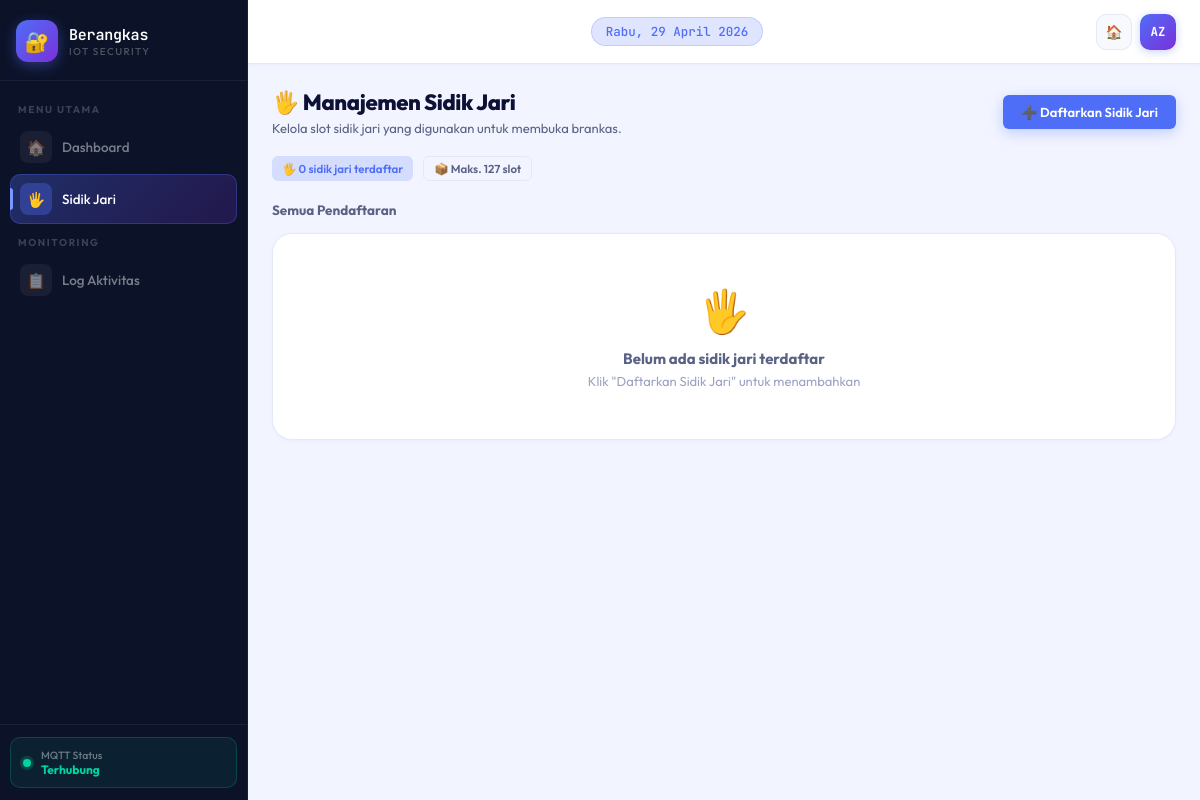
The app's page /sidik_jari, older data.
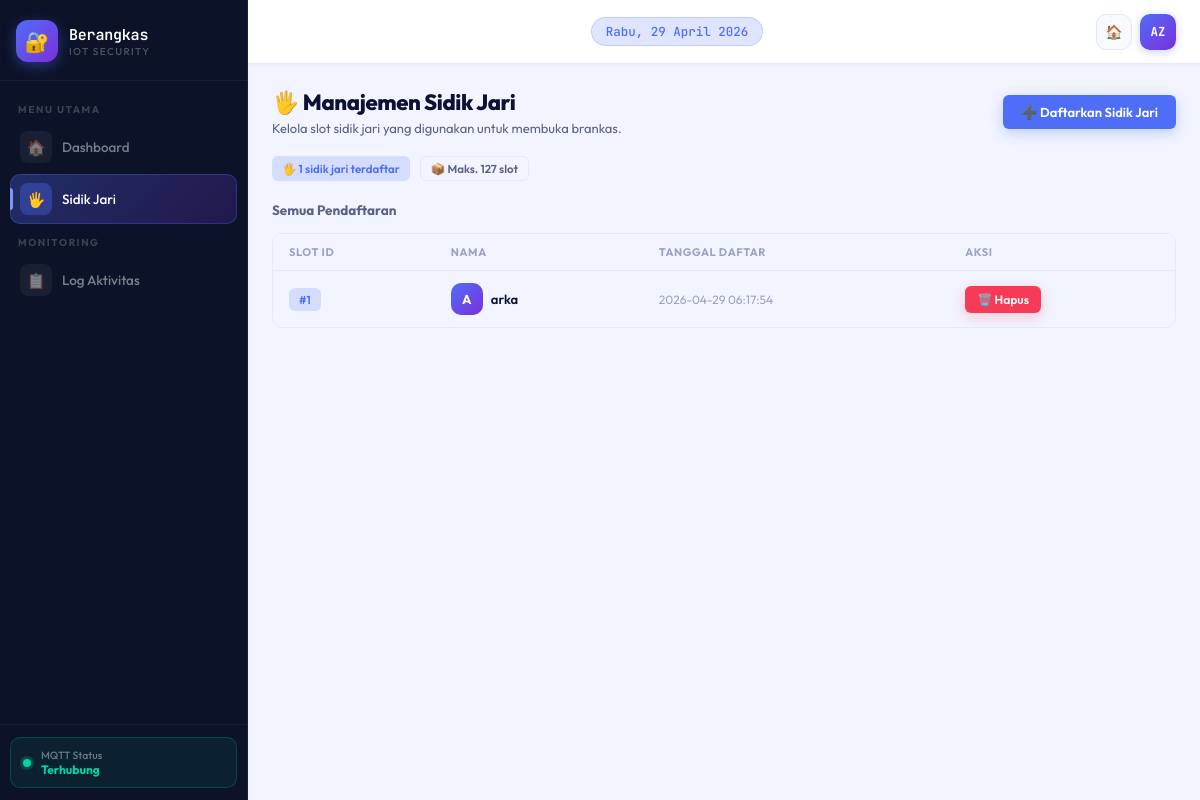
The same page, newer data.
### tables this page shows
CREATE TABLE sidik_jari (
            id INTEGER PRIMARY KEY AUTOINCREMENT,
            nama TEXT NOT NULL,
            finger_id INTEGER NOT NULL,
            created_at TIMESTAMP DEFAULT CURRENT_TIMESTAMP
        );

### app.py (the view)
@app.route("/sidik_jari")
def halaman_sidik_jari():
    db = get_db()
    data = db.execute("SELECT * FROM sidik_jari").fetchall()
    return render_template("sidik_jari.html", data=data)

### database.py (called while the page is built)
def get_db():
    conn = sqlite3.connect("brankas.db")
    conn.row_factory = sqlite3.Row
    return conn

### templates/sidik_jari.html (shortened to what this page needs)
<!doctype html>
<html lang="id">
  <head>
    <link
      rel="stylesheet"
      href="{{ url_for('static', filename='css/Dashboard.css') }}" />
  </head>
  <body>
    <aside class="sidebar">
      <div class="sidebar-brand">
        <a href="/" class="brand-logo">
          <div class="brand-icon">🔐</div>
          <div class="brand-text">
            <span class="brand-name">Berangkas</span>
            <span class="brand-sub">IoT Security</span>
          </div>
        </a>
      </div>
      <nav class="sidebar-nav">
        <span class="nav-label">Menu Utama</span>
        <a href="/" class="nav-item"
          ><span class="nav-icon">🏠</span> Dashboard</a
        >
        <a href="/sidik_jari" class="nav-item active"
          ><span class="nav-icon">🖐️</span> Sidik Jari</a
        >
        <span class="nav-label">Monitoring</span>
        <a href="/#log-section" class="nav-item"
          ><span class="nav-icon">📋</span> Log Aktivitas</a
        >
      </nav>
      <div class="sidebar-footer">
        <div class="sidebar-status">
          <div class="status-dot"></div>
          <div class="status-info">
            <div class="status-label">MQTT Status</div>
            <div class="status-value">Terhubung</div>
          </div>
        </div>
      </div>
    </aside>
    <main class="main">
      <header class="topbar">
        <div class="topbar-center">
          <div class="topbar-date" id="topbar-date"></div>
        </div>
        <div class="topbar-actions">
          <a href="/" class="topbar-btn">🏠</a>
          <div class="topbar-avatar">AZ</div>
        </div>
      </header>
      <div class="content">
        <div class="section-header">
          <div>
            <div class="page-title">🖐️ Manajemen Sidik Jari</div>
            <div class="page-sub">
              Kelola slot sidik jari yang digunakan untuk membuka brankas.
            </div>
          </div>
          <button class="btn btn-primary" onclick="openModal('tambah-modal')">
            ➕ Daftarkan Sidik Jari
          </button>
        </div>
        <div style="display: flex; gap: 10px; margin-bottom: 20px">
          <div class="chip chip-primary">
            🖐️ {{ data|length }} sidik jari terdaftar
          </div>
          <div class="chip chip-neutral">📦 Maks. 127 slot</div>
        </div>
        <div class="section-header" style="margin-bottom: 14px">
          <span
            style="
              font-size: 13.5px;
              font-weight: 700;
              color: var(--text-secondary);
            "
            >Semua Pendaftaran</span
          >
        </div>
        {% if data %}
        <div class="table-wrap">
          <table>
            <thead>
              <tr>
                <th>Slot ID</th>
                <th>Nama</th>
                <th>Tanggal Daftar</th>
                <th>Aksi</th>
              </tr>
            </thead>
            <tbody>
              {% for s in data %}
              <tr>
                <td>
                  <span class="chip chip-primary">#{{ s.finger_id }}</span>
                </td>
                <td>
                  <div class="flex-center gap-8">
                    <div class="avatar">{{ s.nama[0]|upper }}</div>
                    <span style="font-weight: 600">{{ s.nama }}</span>
                  </div>
                </td>
                <td class="td-secondary">{{ s.created_at }}</td>
                <td>
                  <button
                    class="btn btn-sm btn-danger"
                    data-id="{{ s.id }}"
                    data-nama="{{ s.nama }}"
                    data-finger="{{ s.finger_id }}"
                    onclick="confirmDelete(this)">
                    🗑️ Hapus
                  </button>
                </td>
              </tr>
              {% endfor %}
            </tbody>
          </table>
        </div>
        {% else %}
        <div class="card">
          <div class="empty-state">
            <div class="empty-icon">🖐️</div>
            <div class="empty-title">Belum ada sidik jari terdaftar</div>
            <div class="empty-sub">
              Klik "Daftarkan Sidik Jari" untuk menambahkan
            </div>
          </div>
        </div>
        {% endif %}
      </div>
    </main>
  </body>
</html>

Row changes from the older to the newer data that the page shows:
added sidik_jari: finger_id "1", nama "A", nama "arka", created_at "2026-04-29 06:17:54"
Text that changed along with them:
{{ data|length }}: "0" → "1"
text no longer shown: "🖐️ Belum ada sidik jari terdaftar Klik \"Daftarkan Sidik Jari\" untuk menambahkan"
text now shown: "SLOT ID NAMA TANGGAL DAFTAR AKSI"
